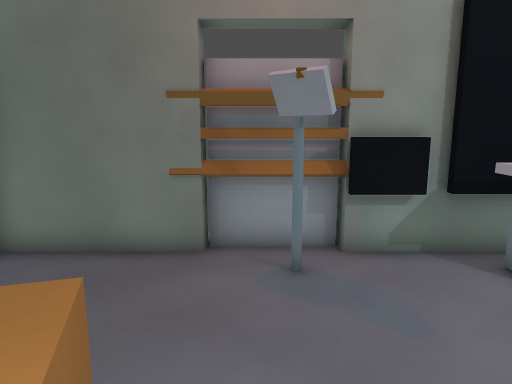
View 1 (above)

13 first-person views from a walk through a 3-D level made in the Godot game engine. The camera is 1.4 m above the floor, tilts 10° down and sees 70° across. The floor is counted in squares, 0.5 m on a side. Each view is taken from the middle of a square. On the plan, view 1 faces up. The plan holds only what a view shows up to about 20 squares ahead; the rest is blank. The place goes on beyond the plan.

View 2
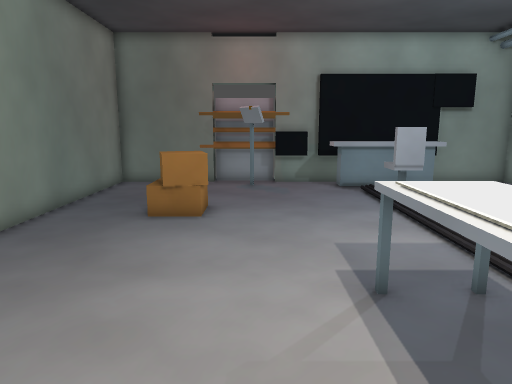

View 3
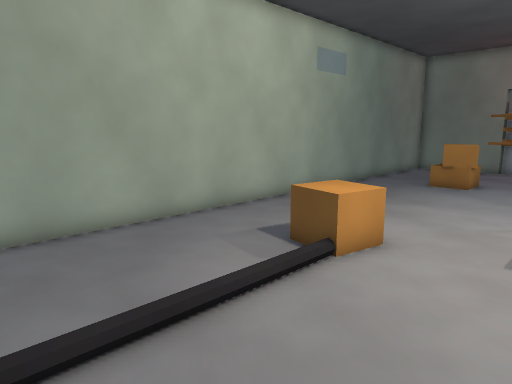

View 4
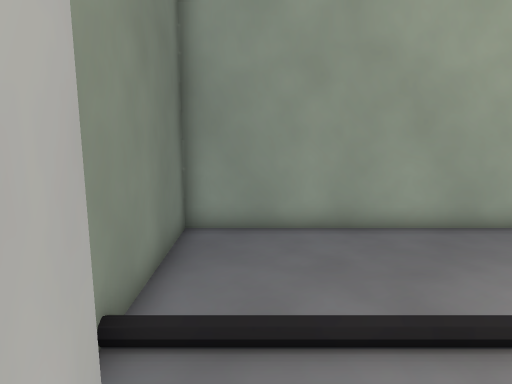

View 5
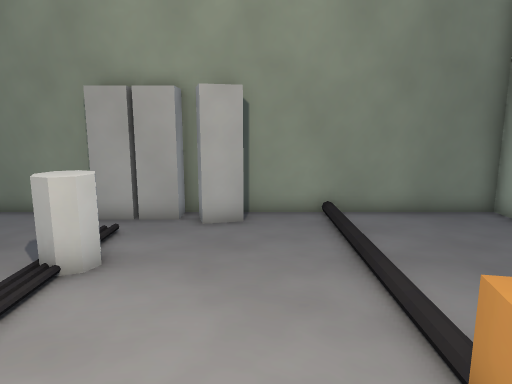

View 6
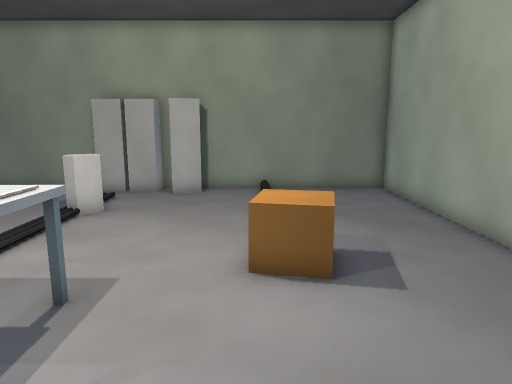

View 7
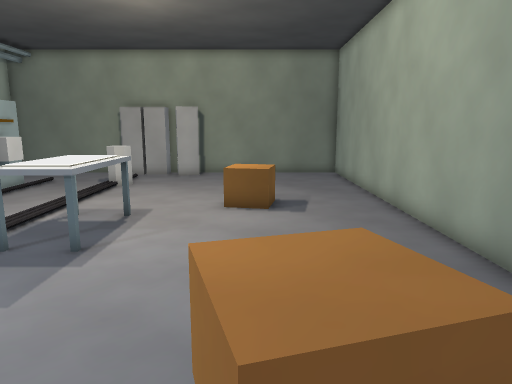

View 8
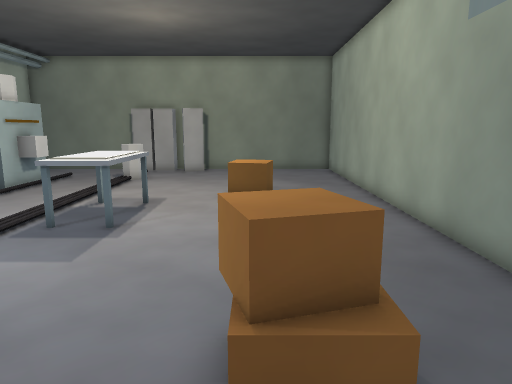

View 9
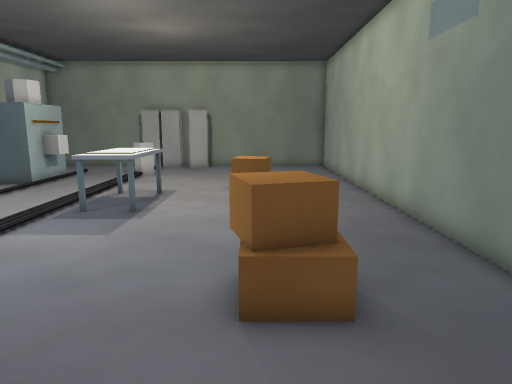

View 10
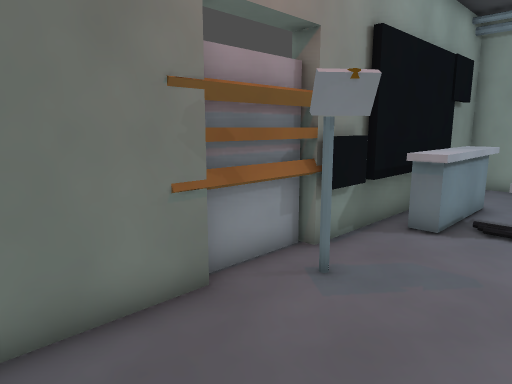

View 11
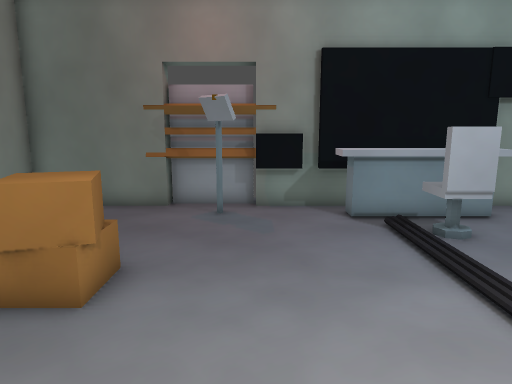

View 12
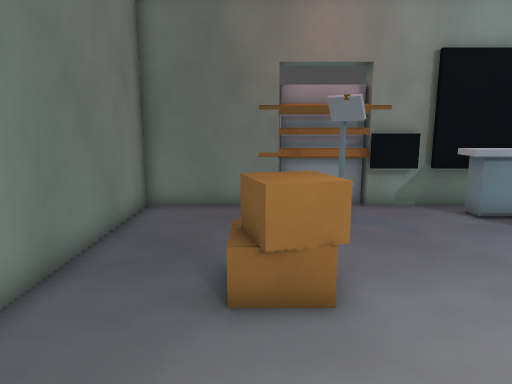

View 13
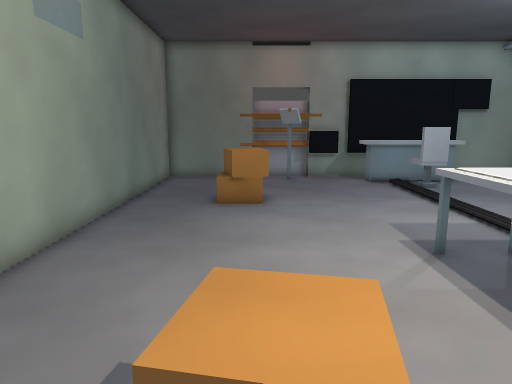

### Floor plan
Key: @ floor where view 1 was taken; # wall or solid block; x gap in a wall; . floor; = window, fence, low wall or low ledge; ^ raised ledge; O other object.
Columns run from 6 left of view 1 to 8 right of it. Each row starts with its distance up from view 1.
  8 ###############
  7 #.....##.. ^^^^
  6 #..........^^^^
  5 #............^^
  4 #............^^
  3 #............
  2 #...OO........
  1 #...OO........
  0 #...==@.......
 -1 #.............
 -2 #.............
 -3 #............
 -4 #.............
 -5 #........^^^..
 -6 #........^^^..
 -7 #........^^^..
 -8 #........^^^..
 -9 #....=........
-10 #...===.......
-11 #...===.......
-12 #.............
-13 #.............
-14 #.............
-15 #..........=^.
-16 #...........x.
-17 #.............
-18 #........=...
-19 #.......######
-20 ###########  #

Positions as (right, up) in squares from view 1, and headings:
1: (0, 0), facing up
2: (1, -11), facing up
3: (4, -18), facing up-left
4: (4, -18), facing left
5: (2, -8), facing down
6: (0, -3), facing down
7: (-1, 3), facing down
8: (-1, 5), facing down
9: (-1, 7), facing down
10: (-5, 3), facing up-right
11: (2, -5), facing up
12: (-2, -5), facing up
13: (-1, -13), facing up
